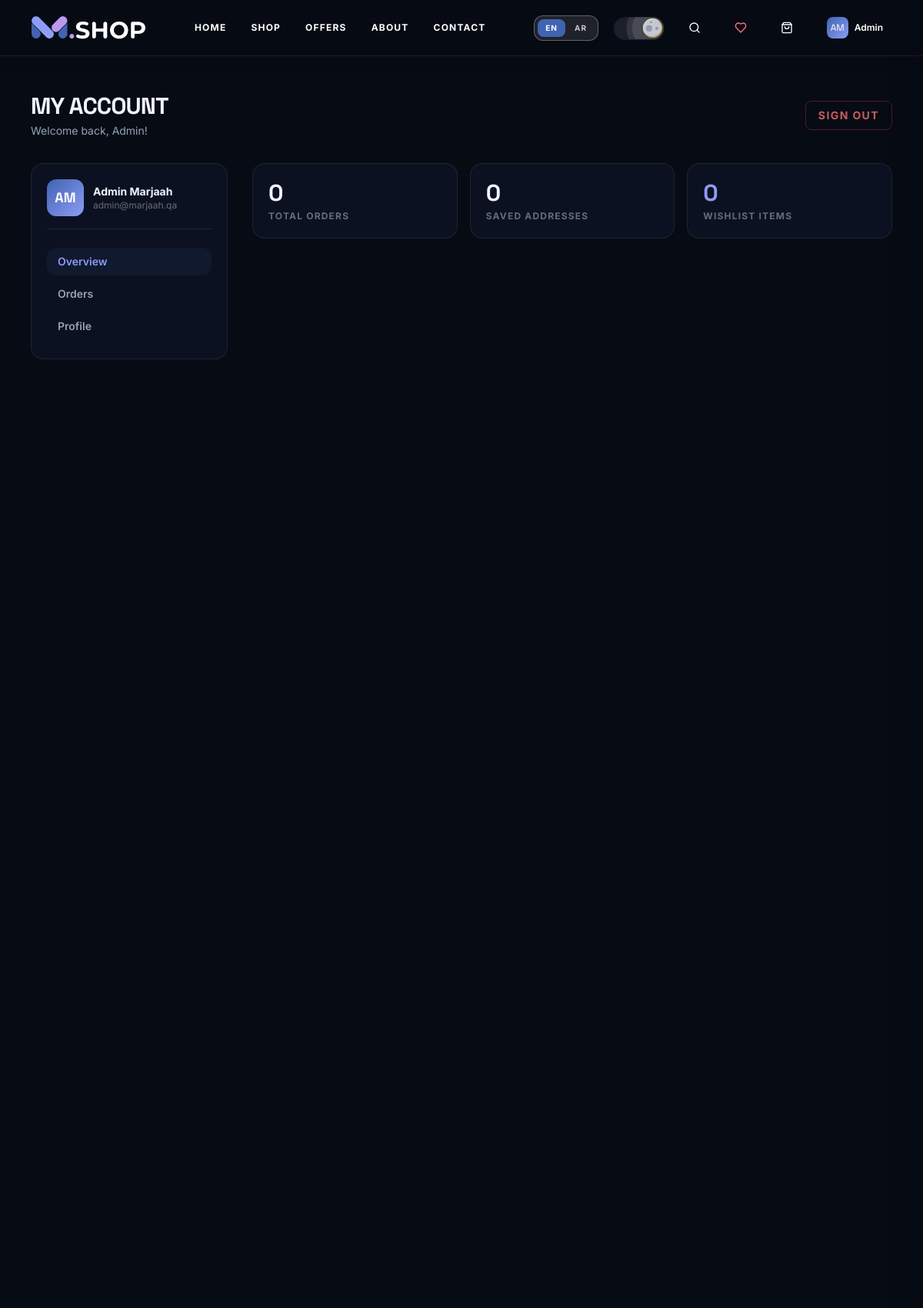
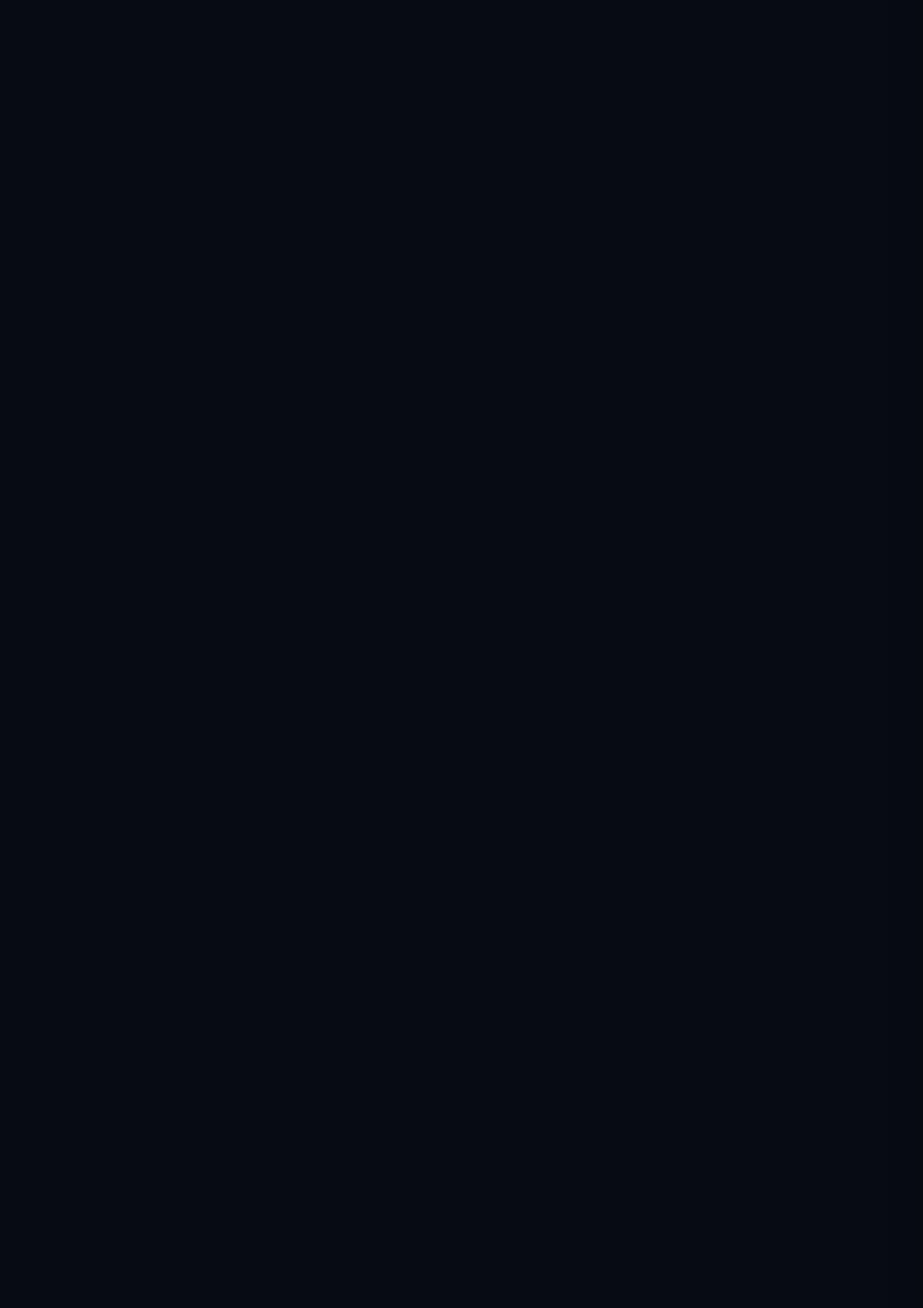
The page /en/account/ (signed in, upper part) on the database its author committed (2 pictures, top to bottom).
### store/models.py (models this page shows, shortened)
class User(AbstractUser):
    phone = models.CharField(max_length=30, blank=True)
    class Meta:
        verbose_name = 'User'

### store/views.py (the view, shortened to what this page needs)
# urls.py: path('account/', views.account_view, name='account'),
@login_required
def account_view(request):
    locale = _get_locale(request)
    orders = request.user.orders.order_by('-created_at')
    addresses = request.user.addresses.all()
    address_form = AddressForm()
    profile_form = ProfileForm(initial={
        'first_name': request.user.first_name,
        'last_name': request.user.last_name,
        'phone': request.user.phone,
    })
    return render(request, 'account/account.html', {
        'orders': orders,
        'addresses': addresses,
        'profile_form': profile_form,
        'address_form': address_form,
        'locale': locale,
    })

### store/templatetags/store_tags.py (called while the page is built)
@register.filter(name='split')
def split(value, arg=' '):
    if not value:
        return []
    return [x.strip() for x in str(value).split(arg)]

### store/translations.py (called while the page is built, shortened)
def load_translations():
    global _EN_CACHE, _AR_CACHE
    if _EN_CACHE is not None and _AR_CACHE is not None:
        return _EN_CACHE, _AR_CACHE

def get_translations(locale='en'):
    en, ar = load_translations()
    return ar if locale == 'ar' else en

    def __getattr__(self, name):
        if name in self:
            return self[name]
        if self._fallback and hasattr(self._fallback, name):
            return getattr(self._fallback, name)
        if self._fallback and isinstance(self._fallback, dict) and name in self._fallback:
            return self._fallback[name]
        return ""

    def __getitem__(self, key):
        if key in self:
            return super().__getitem__(key)
        if self._fallback and key in self._fallback:
            return self._fallback[key]
        return ""

### store/views.py (called while the page is built)
def _get_locale(request):
    return 'ar' if request.path.startswith('/ar/') else 'en'

### templates/account/account.html (shortened to what this page needs)
{% extends "base.html" %}
{% load static %}
{% block content %}
<div class="pt-[72px] min-h-screen">
  <div class="container-custom py-12">
    <div class="flex flex-wrap items-center justify-between gap-4 mb-8">
      <div>
        <h1 class="text-3xl font-display font-black" style="color:var(--text-primary)">{{ t.account.my_account|default:"My Account" }}</h1>
        <p class="text-sm mt-1" style="color:var(--text-secondary)">{% if is_rtl %}مرحباً بعودتك، {{ user.first_name }}!{% else %}Welcome back, {{ user.first_name }}!{% endif %}</p>
      </div>
      <a href="/{{ locale }}/auth/logout/" class="btn-ghost border text-sm text-red-400/80 hover:text-red-400" style="border-color:rgba(239,68,68,0.3)">{{ t.nav.sign_out|default:"Sign Out" }}</a>
    </div>
    <div class="grid lg:grid-cols-4 gap-6 lg:gap-8">
      <div class="lg:col-span-1">
        <div class="rounded-2xl p-4 sm:p-5" style="background:var(--bg-surface);border:1px solid var(--border-color)">
          <div class="flex items-center gap-3 mb-4 sm:mb-6 pb-4" style="border-bottom:1px solid var(--border-color)">
            <div class="w-10 h-10 sm:w-12 sm:h-12 rounded-xl flex items-center justify-center text-white font-display font-black text-sm sm:text-lg flex-shrink-0" style="background:linear-gradient(135deg,#4063B2,#8D9CF5)">{{ user.first_name|first|upper }}{{ user.last_name|first|upper }}</div>
            <div class="min-w-0"><p class="font-bold text-xs sm:text-sm truncate" style="color:var(--text-primary)">{{ user.get_full_name }}</p><p class="text-[11px] sm:text-xs truncate max-w-[150px]" style="color:var(--text-tertiary)">{{ user.email }}</p></div>
          </div>
          <nav class="flex lg:flex-col gap-1.5 overflow-x-auto pb-1 no-scrollbar touch-pan-x">
            <button onclick="showTab('overview')" id="tab-btn-overview" class="flex-shrink-0 text-left {% if is_rtl %}text-right{% endif %} px-3.5 py-2 rounded-xl text-xs sm:text-sm font-semibold transition-all cursor-pointer tab-btn" style="color:var(--text-secondary)">{% if is_rtl %}نظرة عامة{% else %}Overview{% endif %}</button>
            <button onclick="showTab('orders')" id="tab-btn-orders" class="flex-shrink-0 text-left {% if is_rtl %}text-right{% endif %} px-3.5 py-2 rounded-xl text-xs sm:text-sm font-semibold transition-all cursor-pointer tab-btn" style="color:var(--text-secondary)">{% if is_rtl %}طلباتي{% else %}Orders{% endif %}</button>
            <button onclick="showTab('profile')" id="tab-btn-profile" class="flex-shrink-0 text-left {% if is_rtl %}text-right{% endif %} px-3.5 py-2 rounded-xl text-xs sm:text-sm font-semibold transition-all cursor-pointer tab-btn" style="color:var(--text-secondary)">{% if is_rtl %}الملف الشخصي{% else %}Profile{% endif %}</button>
          </nav>
        </div>
      </div>
      <div class="lg:col-span-3">
        <div id="tab-overview" class="tab-panel hidden">
          <div class="grid sm:grid-cols-3 gap-4">
            <div class="rounded-2xl p-5" style="background:var(--bg-surface);border:1px solid var(--border-color)">
              <p class="text-3xl font-display font-black" style="color:var(--text-primary)">{{ orders.count }}</p>
              <p class="text-xs mt-1 uppercase tracking-widest font-bold" style="color:var(--text-tertiary)">{% if is_rtl %}إجمالي الطلبات{% else %}Total Orders{% endif %}</p>
            </div>
            <div class="rounded-2xl p-5" style="background:var(--bg-surface);border:1px solid var(--border-color)">
              <p class="text-3xl font-display font-black" style="color:var(--text-primary)">{{ addresses.count }}</p>
              <p class="text-xs mt-1 uppercase tracking-widest font-bold" style="color:var(--text-tertiary)">{% if is_rtl %}العناوين المحفوظة{% else %}Saved Addresses{% endif %}</p>
            </div>
            <div class="rounded-2xl p-5" style="background:var(--bg-surface);border:1px solid var(--border-color)">
              <p class="text-3xl font-display font-black" style="color:var(--color-accent)">{{ wishlist_count }}</p>
              <p class="text-xs mt-1 uppercase tracking-widest font-bold" style="color:var(--text-tertiary)">{% if is_rtl %}منتجات المفضلة{% else %}Wishlist Items{% endif %}</p>
            </div>
          </div>
        </div>
      </div>
    </div>
  </div>
</div>
{% endblock %}

### templates/base.html (shortened to what this page needs)
<!DOCTYPE html>
<html lang="{{ locale }}" dir="{% if is_rtl %}rtl{% else %}ltr{% endif %}" class="dark">
<head>
  {% load static %}
  <script src="https://cdn.tailwindcss.com"></script>
  <link rel="stylesheet" href="{% static 'css/globals.css' %}" />
</head>
<body style="background-color:var(--bg-base);color:var(--text-primary);margin:0;padding:0;" class="font-sans antialiased m-0 p-0">
  {% include 'partials/navbar.html' %}
  <main class="flex-1 min-h-screen">
    {% block content %}{% endblock %}
  </main>
</body>
</html>

### templates/partials/navbar.html (shortened to what this page needs)
{% load static %}
<header class="fixed top-0 left-0 right-0 z-50 select-none">
  <div id="main-navbar" class="transition-all duration-300 {% if is_home %}navbar-transparent{% else %}navbar-scrolled{% endif %}">
    <div class="container-custom h-[64px] sm:h-[72px] flex items-center justify-between gap-2 sm:gap-4">
      <a href="/{{ locale }}/" aria-label="M.SHOP Home" class="flex items-center group transition-transform duration-300 hover:scale-105 flex-shrink-0">
        <img src="{% static 'logo-dark.png' %}" alt="M.SHOP" class="h-8 hidden dark:block" />
      </a>
      <nav class="hidden lg:flex items-center gap-8">
        {% for label, href in nav_links %}
        <a href="{{ href }}" class="nav-link text-xs font-sans tracking-widest uppercase transition-all duration-300 {% if current_path == href %}nav-link-active font-black{% else %}hover:tracking-[0.2em] font-bold{% endif %}">{{ label }}</a>
        {% endfor %}
      </nav>
      <div class="flex items-center gap-1.5 sm:gap-3 md:gap-5 flex-shrink-0">
        <div class="lang-switcher-wrap hidden md:flex items-center gap-0.5 rounded-xl px-1 py-1 border transition-all border-white/30 bg-white/10 backdrop-blur-sm">
          {% for loc in "en,ar"|split:"," %}
          <button data-locale-switch="{{ loc }}" class="px-2.5 py-1 rounded-lg text-[10px] font-sans font-bold uppercase tracking-widest transition-all cursor-pointer"
            style="background:{% if locale == loc %}#4063B2{% else %}transparent{% endif %};color:{% if locale == loc %}#fff{% else %}rgba(255,255,255,0.75){% endif %}">{{ loc|upper }}</button>
          {% endfor %}
        </div>
        <div class="items-center select-none hidden md:flex" style="--toggle-size:10px">{% include 'partials/theme_toggle.html' %}</div>
        <button id="search-btn" aria-label="Search" class="nav-btn w-8 h-8 sm:w-10 sm:h-10 rounded-xl flex items-center justify-center transition-all cursor-pointer flex-shrink-0">
          <svg xmlns="http://www.w3.org/2000/svg" width="16" height="16" viewBox="0 0 24 24" fill="none" stroke="currentColor" stroke-width="2" stroke-linecap="round" stroke-linejoin="round"><circle cx="11" cy="11" r="8"/><path d="m21 21-4.3-4.3"/></svg>
        </button>
        <a href="/{{ locale }}/wishlist/" aria-label="Wishlist" class="nav-btn relative w-9 h-9 sm:w-10 sm:h-10 rounded-xl flex items-center justify-center transition-all flex-shrink-0 hover:text-rose-400">
        </a>
        <button data-open-cart onclick="if(window.openCart)window.openCart();" aria-label="Open cart" class="nav-btn relative w-9 h-9 sm:w-10 sm:h-10 rounded-xl flex items-center justify-center cursor-pointer transition-all flex-shrink-0">
          <svg xmlns="http://www.w3.org/2000/svg" width="16" height="16" viewBox="0 0 24 24" fill="none" stroke="currentColor" stroke-width="2" stroke-linecap="round" stroke-linejoin="round"><path d="M6 2 3 6v14a2 2 0 0 0 2 2h14a2 2 0 0 0 2-2V6l-3-4Z"/><path d="M3 6h18"/><path d="M16 10a4 4 0 0 1-8 0"/></svg>
        </button>
        <div class="hidden lg:block relative">
          {% if user.is_authenticated %}
          <div class="relative">
            <button id="user-menu-btn" class="nav-btn flex items-center gap-2 px-3 py-2 rounded-xl transition-all cursor-pointer">
              <div class="w-7 h-7 rounded-lg flex items-center justify-center text-white font-display text-xs" style="background:linear-gradient(135deg,#4063B2,#8D9CF5)">
                {{ user.first_name|first|upper }}{{ user.last_name|first|upper }}
              </div>
              <span class="user-name text-xs font-sans font-semibold max-w-[80px] truncate">{{ user.first_name }}</span>
            </button>
          </div>
          {% endif %}
        </div>
      </div>
    </div>
  </div>
</header>

### templates/partials/theme_toggle.html (shortened to what this page needs)
{% load static %}
<label class="theme-switch cursor-pointer" role="switch" aria-label="{% if is_rtl %}تبديل المظهر الليلي/النهاري{% else %}Toggle day/night theme{% endif %}">
  <div class="theme-switch__container">
    <div class="theme-switch__circle-container">
      <div class="theme-switch__sun-moon-container">
        <div class="theme-switch__moon">
          <div class="theme-switch__spot"></div>
          <div class="theme-switch__spot"></div>
          <div class="theme-switch__spot"></div>
        </div>
      </div>
    </div>
  </div>
</label>

### templates/partials/cart_drawer_partial.html (shortened to what this page needs)
{% load static %}

### templates/partials/footer.html (shortened to what this page needs)
{% load static %}

### templates/base.html (style rules this page uses)
.navbar-scrolled { background: rgba(255,255,255,0.95) !important; backdrop-filter: blur(12px); border-bottom: 1px solid rgba(13,19,38,0.10) !important; box-shadow: 0 4px 24px rgba(0,0,0,0.08) !important; }
.dark .navbar-scrolled { background: rgba(7,11,20,0.95) !important; border-bottom: 1px solid rgba(255,255,255,0.08) !important; }
html.dark #main-navbar.navbar-scrolled { background: rgba(7, 11, 20, 0.95) !important; border-bottom: 1px solid rgba(255, 255, 255, 0.08) !important; backdrop-filter: blur(12px); }
html.dark #main-navbar .nav-btn, html.dark #main-navbar .nav-link, html.dark #main-navbar #user-menu-btn, html.dark #main-navbar .user-name { color: #ffffff !important; }
.container-custom, .container-wide { width: 100% !important; max-width: 1440px !important; margin-left: auto !important; margin-right: auto !important; padding-left: 1rem !important; padding-right: 1rem !important; }
@media (min-width: 640px) { .container-custom, .container-wide { padding-left: 1.5rem !important; padding-right: 1.5rem !important; } }
@media (min-width: 768px) { .container-custom, .container-wide { padding-left: 2rem !important; padding-right: 2rem !important; } }
@media (min-width: 1024px) { .container-custom, .container-wide { padding-left: 2.5rem !important; padding-right: 2.5rem !important; } }

### rows shown on the page
User: first_name|first "A", last_name|first "M", first_name "Admin", get_full_name "Admin Marjaah", email "admin@marjaah.qa", count "0"

### other values the page prints
{{ label }} "HOME" "SHOP" "OFFERS" "ABOUT" "CONTACT"
{{ loc|upper }} "EN" "AR"
{{ t.account.my_account|default:"My Account" }} "MY ACCOUNT"
{{ t.nav.sign_out|default:"Sign Out" }} "SIGN OUT"
{{ orders.count }} "0"
{{ wishlist_count }} "0"
